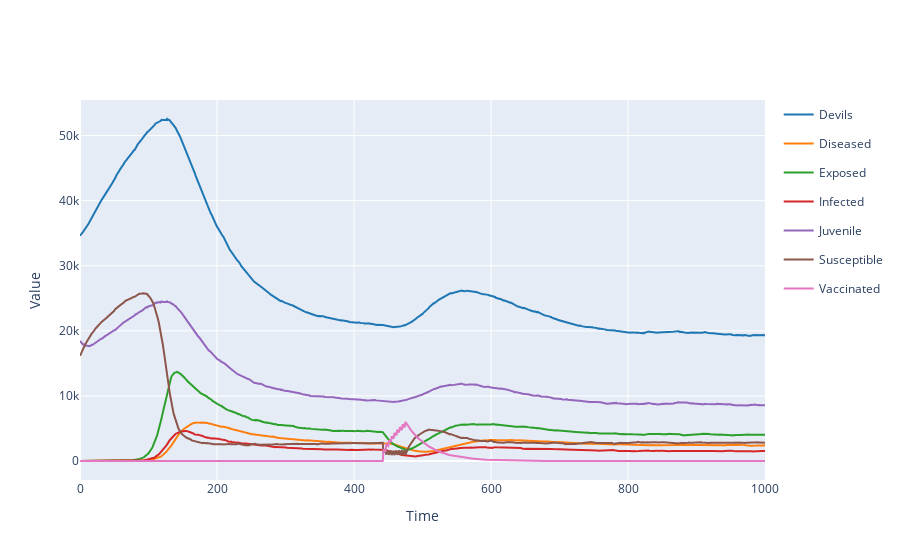

Notebook source saved alongside this figure:
### Code cell
Saved_Results.plotplotly()

### Figure 1 — Plotly figure (JSON) as saved in the notebook; plotly's stock layout.template omitted (floating-point values rounded to 4 significant figures; data arrays with more than 128 entries replaced by an {"elided": "..."} marker saying what was removed)
{"data": [{"legendgroup": "Devils", "line": {"color": "#1f77b4"}, "mode": "lines", "name": "Devils", "type": "scatter", "x": {"elided": "1001 int values"}, "y": {"elided": "1001 int values"}}, {"legendgroup": "Diseased", "line": {"color": "#ff7f0e"}, "mode": "lines", "name": "Diseased", "type": "scatter", "x": {"elided": "1001 int values"}, "y": {"elided": "1001 int values"}}, {"legendgroup": "Exposed", "line": {"color": "#2ca02c"}, "mode": "lines", "name": "Exposed", "type": "scatter", "x": {"elided": "1001 int values"}, "y": {"elided": "1001 int values"}}, {"legendgroup": "Infected", "line": {"color": "#d62728"}, "mode": "lines", "name": "Infected", "type": "scatter", "x": {"elided": "1001 int values"}, "y": {"elided": "1001 int values"}}, {"legendgroup": "Juvenile", "line": {"color": "#9467bd"}, "mode": "lines", "name": "Juvenile", "type": "scatter", "x": {"elided": "1001 int values"}, "y": {"elided": "1001 int values"}}, {"legendgroup": "Susceptible", "line": {"color": "#8c564b"}, "mode": "lines", "name": "Susceptible", "type": "scatter", "x": {"elided": "1001 int values"}, "y": {"elided": "1001 int values"}}, {"legendgroup": "Vaccinated", "line": {"color": "#e377c2"}, "mode": "lines", "name": "Vaccinated", "type": "scatter", "x": {"elided": "1001 int values"}, "y": {"elided": "1001 int values"}}], "layout": {"showlegend": true, "title": {"text": ""}, "xaxis": {"title": {"text": "Time"}}, "yaxis": {"title": {"text": "Value"}}}}
